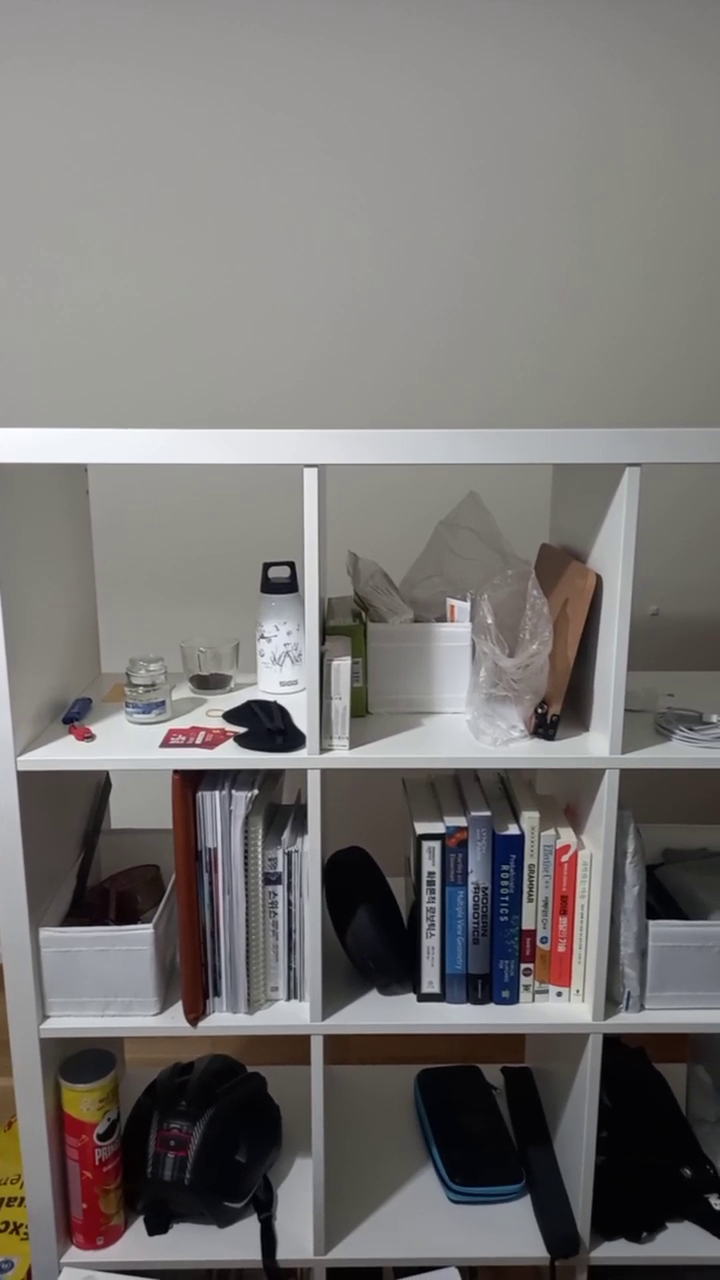
#> input picture frame 21 of tests/test_video.mp4, 720 x 1280 px, given in place of test_video3.mp4, which was not available
$ python perframe_pyelsed.py
#> lines starting #> are read from the running program, lines starting #| are printed output that depends on the picture
import cv2
import os
import pyelsed
import numpy as np

# Path to input video
video_path = '../tests/test_video3.mp4'

# Create a folder to save processed frames
output_folder = 'frames'
os.makedirs(output_folder, exist_ok=True)

# Open the video file
cap = cv2.VideoCapture(video_path)

# Loop through the video frames
frame_count = 0
while cap.isOpened():
    ret, frame = cap.read()
#> frame is the input picture: shape (1280, 720, 3); mean B, G, R 115.4, 117, 120

    if not ret:
        break

    # Convert frame to grayscale
    gray_frame = cv2.cvtColor(frame, cv2.COLOR_BGR2GRAY)
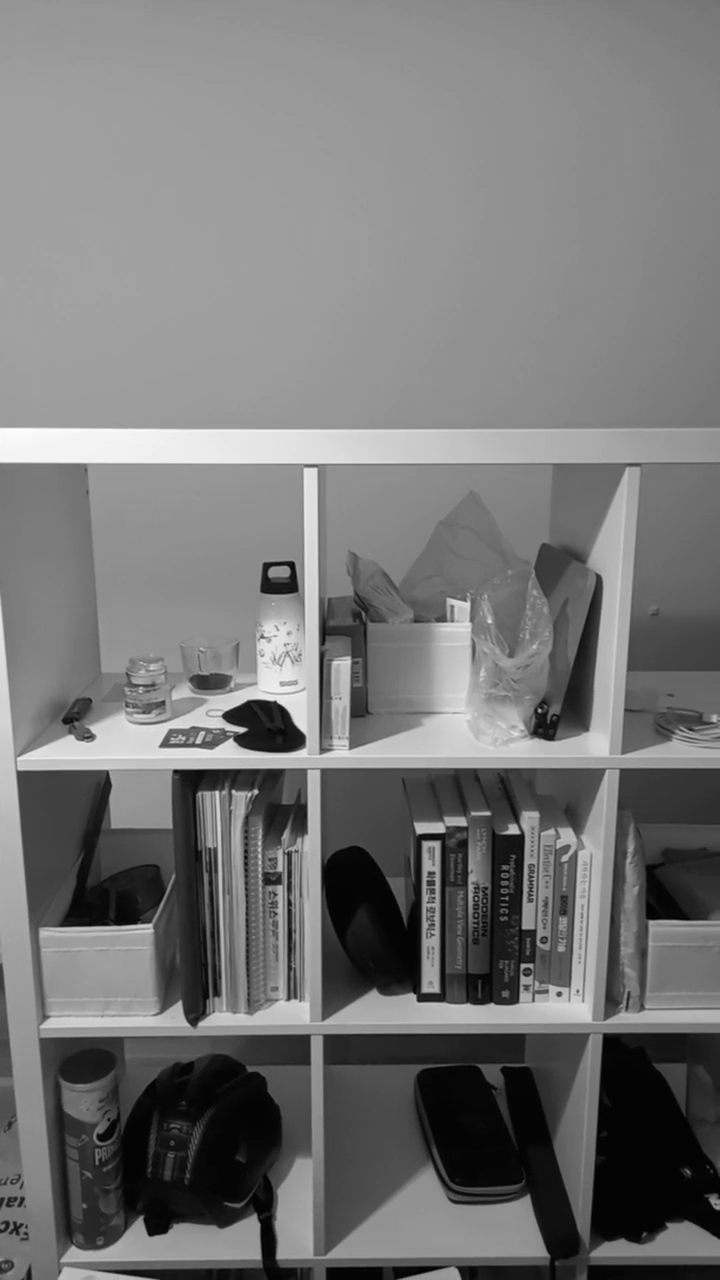
#> gray_frame: shape (1280, 720); min 0, max 255, mean 117.7

    # Detect lines using pyelsed
#> (the run stopped early here; a loop or call above may not have finished)

$ run again, starting later in the video
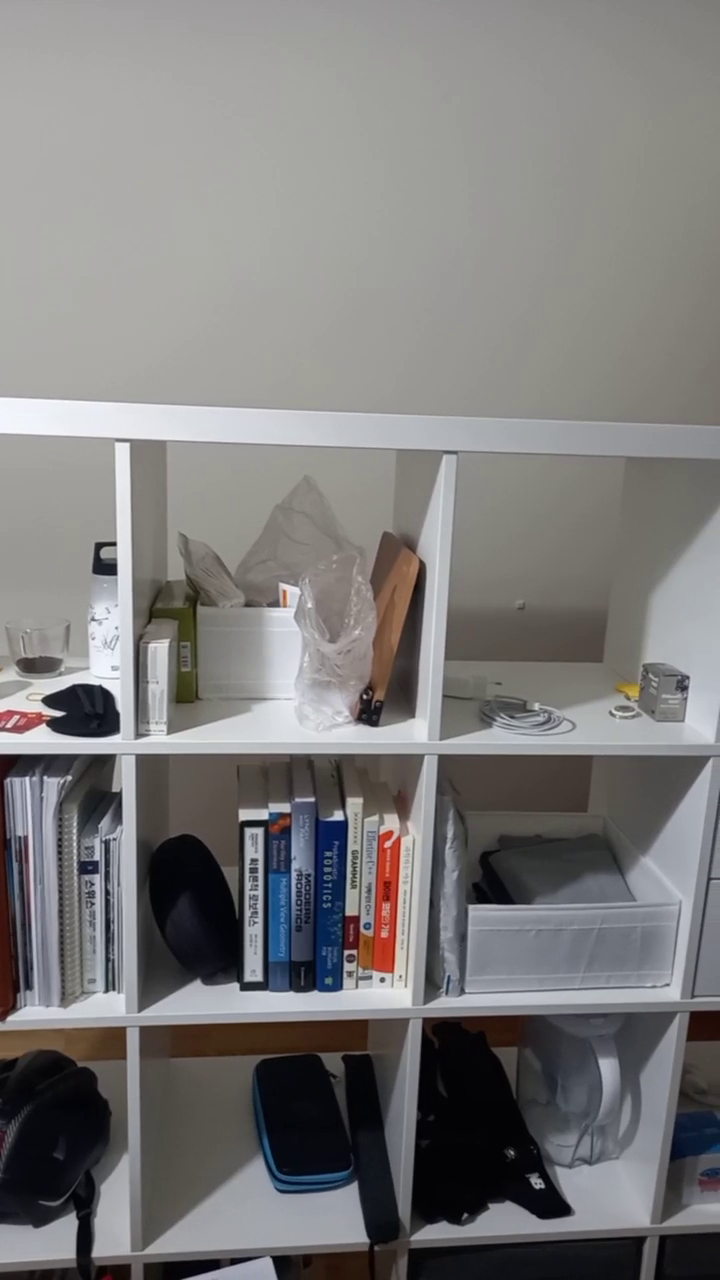
#> input picture frame 94 of tests/test_video.mp4, 720 x 1280 px, given in place of test_video3.mp4, which was not available
#> frame is the input picture: shape (1280, 720, 3); mean B, G, R 122.7, 122.9, 124.6
#> `gray_frame = cv2.cvtColor(frame, cv2.COLOR_BGR2GRAY)`:
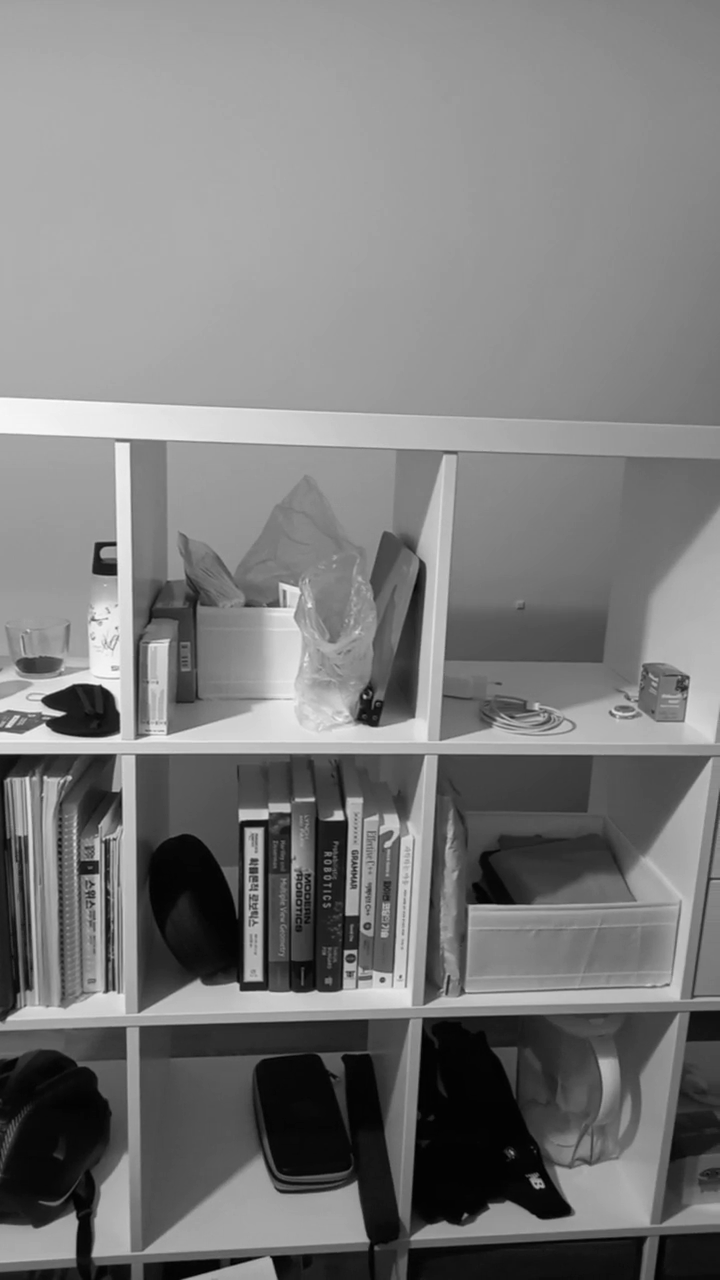
#> gray_frame: shape (1280, 720); min 0, max 252, mean 123.4

$ run again, starting later in the video
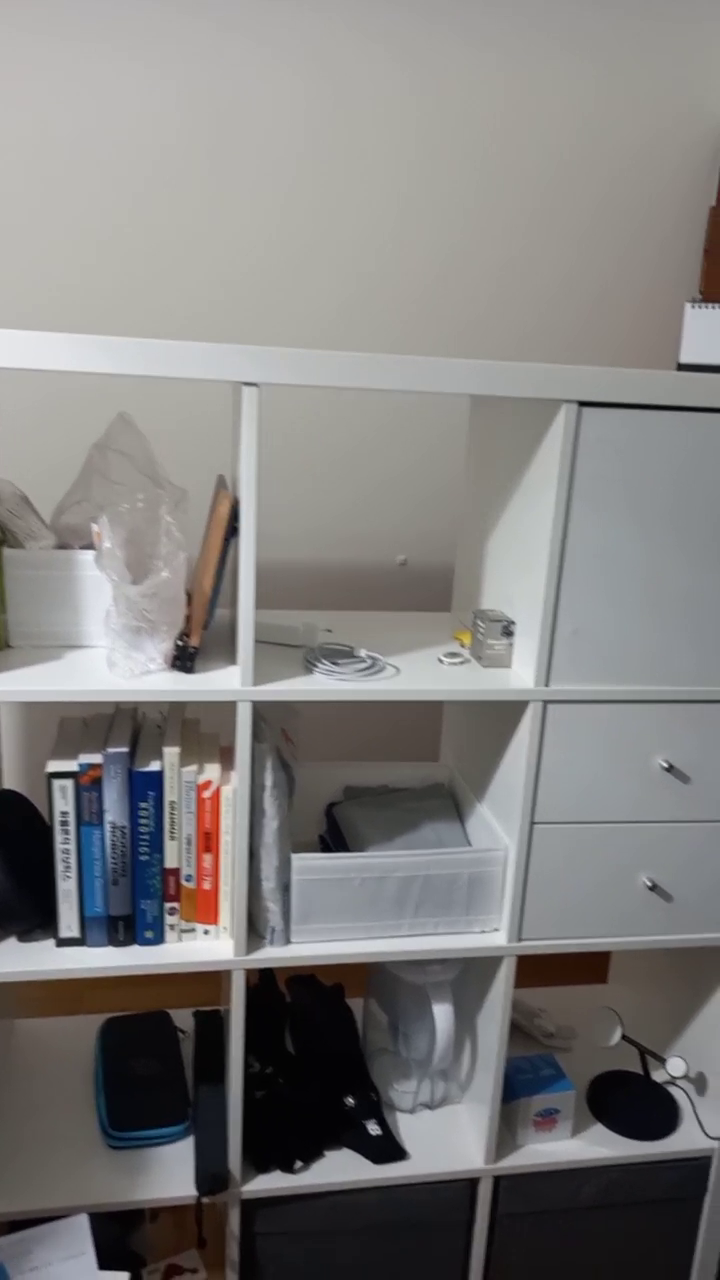
#> input picture frame 168 of tests/test_video.mp4, 720 x 1280 px, given in place of test_video3.mp4, which was not available
#> frame is the input picture: shape (1280, 720, 3); mean B, G, R 125.4, 126.7, 128.4
#> `gray_frame = cv2.cvtColor(frame, cv2.COLOR_BGR2GRAY)`:
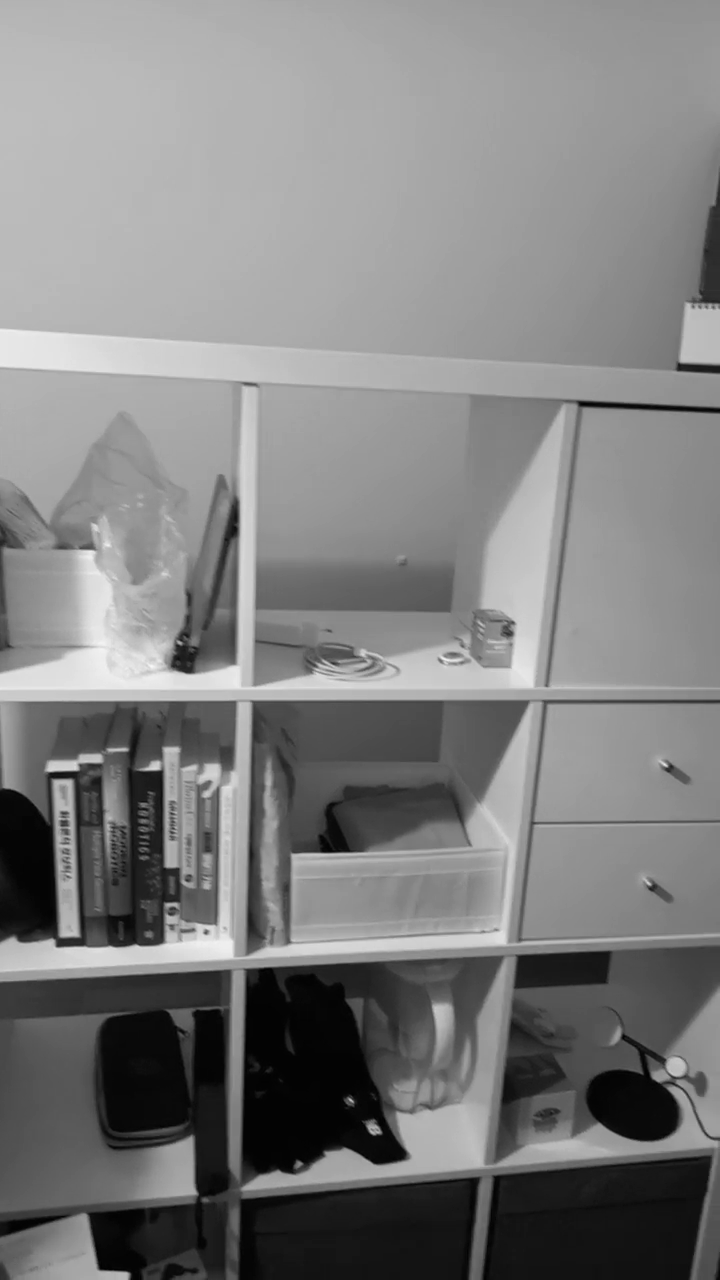
#> gray_frame: shape (1280, 720); min 0, max 248, mean 127.1
